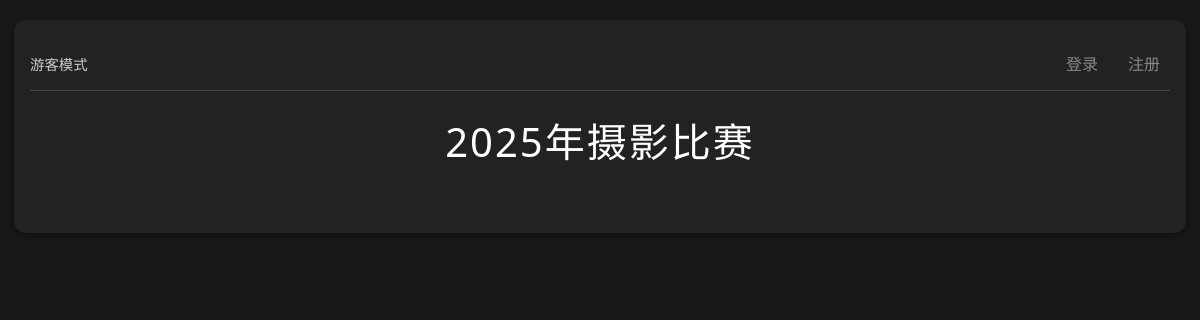
Before: / with the older database file.
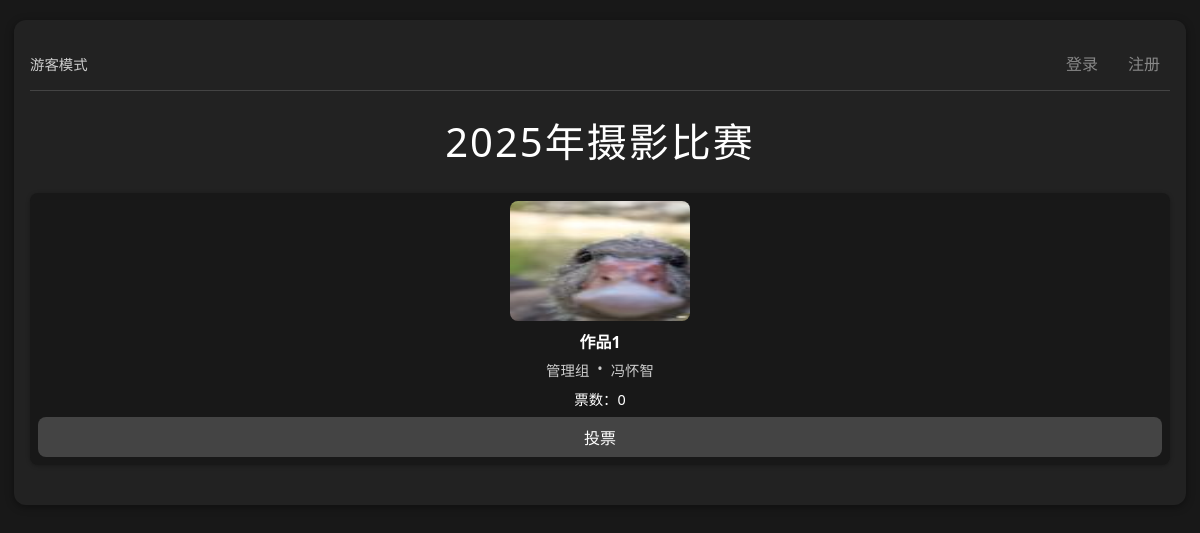
After: the same page with the newer database file.
### app.py (models this page shows)
class Photo(db.Model):
    id = db.Column(db.Integer, primary_key=True)
    url = db.Column(db.String(128))
    thumb_url = db.Column(db.String(128))
    title = db.Column(db.String(100), nullable=True)  # 作品名称
    class_name = db.Column(db.String(32))
    student_name = db.Column(db.String(32))
    vote_count = db.Column(db.Integer, default=0)
    user_id = db.Column(db.Integer, db.ForeignKey('user.id'), nullable=False)
    status = db.Column(db.Integer, default=0)  # 0=待审核, 1=已通过, 2=已拒绝
    created_at = db.Column(db.DateTime, default=db.func.current_timestamp())
    votes = db.relationship('Vote', backref='photo', lazy=True)

### app.py (the view, shortened to what this page needs)
@app.route('/')
def index():
    photos = Photo.query.filter_by(status=1).all()  # 只显示已审核通过的照片
    settings = get_settings()
    current_user = None
    user_has_voted = False
    user_voted_photo_id = None
    can_vote_now, vote_message = is_voting_time()
    return render_template('index.html',
                         contest_title=settings.contest_title,
                         photos=photos,
                         current_user=current_user,
                         allow_vote=settings.allow_vote,
                         can_vote_now=can_vote_now,
                         vote_message=vote_message,
                         one_vote_per_user=settings.one_vote_per_user,
                         user_has_voted=user_has_voted,
                         user_voted_photo_id=user_voted_photo_id,
                         vote_start_time=settings.vote_start_time,
                         vote_end_time=settings.vote_end_time,
                         show_rankings=settings.show_rankings,
                         settings=settings)

### app.py (called while the page is built)
def get_settings():
    settings = Settings.query.first()
    if not settings:
        settings = Settings()
        db.session.add(settings)
        db.session.commit()
    return settings

def is_voting_time():
    settings = get_settings()
    if not settings.allow_vote:
        return False, "投票功能已关闭"
    from datetime import datetime
    now = datetime.now()
    if settings.vote_start_time and now < settings.vote_start_time:
        return False, f"投票将于 {settings.vote_start_time.strftime('%Y-%m-%d %H:%M')} 开始"
    if settings.vote_end_time and now > settings.vote_end_time:
        return False, f"投票已于 {settings.vote_end_time.strftime('%Y-%m-%d %H:%M')} 结束"
    return True, "可以投票"

### templates/index.html (shortened to what this page needs)
<!DOCTYPE html>
<html lang="zh-cn">
<head>
</head>
<body{% if current_user and current_user.role < 2 %} class="user-protection"{% endif %}>
    <div class="container">
        <div class="user-nav">
            {% if current_user %}
                <div class="user-info">
                    欢迎，{{ current_user.real_name }}({{ current_user.school_id }})
                    {% if current_user.role == 3 %}(系统管理员)
                    {% elif current_user.role == 2 %}(管理员)
                    {% else %}(用户)
                    {% endif %}
                </div>
                <div class="user-links">
                    <a href="{{ url_for('my_photos') }}">我的照片</a>
                    {% if show_rankings %}
                        <a href="{{ url_for('rankings') }}">票数排行榜</a>
                    {% endif %}
                    {% if current_user.role >= 2 %}
                        <a href="{{ url_for('admin') }}">管理面板</a>
                    {% endif %}
                    {% if current_user.role >= 3 %}
                        <a href="{{ url_for('settings') }}">系统设置</a>
                        <a href="{{ url_for('manage_users') }}">用户管理</a>
                    {% endif %}
                    <a href="{{ url_for('logout') }}">退出登录</a>
                </div>
            {% else %}
                <div class="user-info">游客模式</div>
                <div class="user-links">
                    <a href="{{ url_for('login') }}">登录</a>
                    <a href="{{ url_for('register') }}">注册</a>
                </div>
            {% endif %}
        </div>
        <div class="title">{{ contest_title }}</div>
        <div class="photo-grid">
            {% for photo in photos %}
            <div class="photo-item">
                <img src="/thumb/{{ photo.id }}" alt="参赛照片" onclick="showModal('/image/{{ photo.id }}')">
                {% if photo.title %}
                <div class="photo-title">{{ photo.title }}</div>
                {% endif %}
                <div class="photo-info">
                    <span>{{ photo.class_name }}</span>
                    <span>•</span>
                    <span>{{ photo.student_name }}</span>
                </div>
                <div class="photo-vote-row">
                    <span id="vote-count-{{ photo.id }}">票数：{{ photo.vote_count }}</span>
                </div>
                {% if not can_vote_now %}
                    <button class="photo-vote-btn" disabled>{{ vote_message.split('：')[0] if '：' in vote_message else vote_message }}</button>
                {% elif one_vote_per_user and user_has_voted %}
                    {% if user_voted_photo_id == photo.id %}
                        <button class="photo-vote-btn voted" disabled>已投票</button>
                    {% else %}
                        <button class="photo-vote-btn" disabled>已投其他作品</button>
                    {% endif %}
                {% else %}
                    <button class="photo-vote-btn" onclick="votePhoto('{{ photo.id }}')">投票</button>
                {% endif %}
            </div>
            {% endfor %}
        </div>
    </div>
</body>
</html>

Changed rows visible on the page:
added Photo: title "作品1", class_name "管理组", student_name "冯怀智", vote_count "0"
